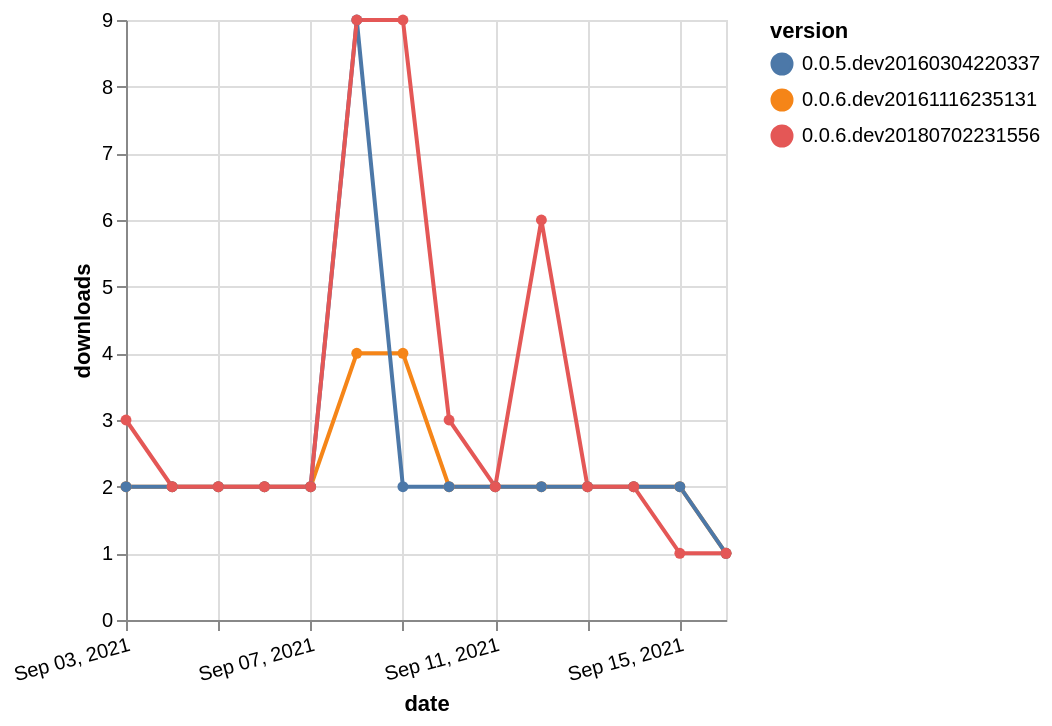

The specification (Vega-Lite) saved for this image:
### Vega-Lite specification from a JSON file in a GitHub repository (floating-point values rounded to 4 significant figures)
{"$schema": "https://vega.github.io/schema/vega-lite/v5.json", "description": "A simple bar chart with embedded data.", "data": {"values": [{"date": "2021-09-03", "total": 2754, "delta": 2, "version": "0.0.6.dev20161116235131"}, {"date": "2021-09-04", "total": 2756, "delta": 2, "version": "0.0.6.dev20161116235131"}, {"date": "2021-09-05", "total": 2758, "delta": 2, "version": "0.0.6.dev20161116235131"}, {"date": "2021-09-06", "total": 2760, "delta": 2, "version": "0.0.6.dev20161116235131"}, {"date": "2021-09-07", "total": 2762, "delta": 2, "version": "0.0.6.dev20161116235131"}, {"date": "2021-09-08", "total": 2766, "delta": 4, "version": "0.0.6.dev20161116235131"}, {"date": "2021-09-09", "total": 2770, "delta": 4, "version": "0.0.6.dev20161116235131"}, {"date": "2021-09-10", "total": 2772, "delta": 2, "version": "0.0.6.dev20161116235131"}, {"date": "2021-09-11", "total": 2774, "delta": 2, "version": "0.0.6.dev20161116235131"}, {"date": "2021-09-12", "total": 2776, "delta": 2, "version": "0.0.6.dev20161116235131"}, {"date": "2021-09-13", "total": 2778, "delta": 2, "version": "0.0.6.dev20161116235131"}, {"date": "2021-09-14", "total": 2780, "delta": 2, "version": "0.0.6.dev20161116235131"}, {"date": "2021-09-15", "total": 2782, "delta": 2, "version": "0.0.6.dev20161116235131"}, {"date": "2021-09-16", "total": 2783, "delta": 1, "version": "0.0.6.dev20161116235131"}, {"date": "2021-09-03", "total": 4295, "delta": 2, "version": "0.0.5.dev20160304220337"}, {"date": "2021-09-04", "total": 4297, "delta": 2, "version": "0.0.5.dev20160304220337"}, {"date": "2021-09-05", "total": 4299, "delta": 2, "version": "0.0.5.dev20160304220337"}, {"date": "2021-09-06", "total": 4301, "delta": 2, "version": "0.0.5.dev20160304220337"}, {"date": "2021-09-07", "total": 4303, "delta": 2, "version": "0.0.5.dev20160304220337"}, {"date": "2021-09-08", "total": 4312, "delta": 9, "version": "0.0.5.dev20160304220337"}, {"date": "2021-09-09", "total": 4314, "delta": 2, "version": "0.0.5.dev20160304220337"}, {"date": "2021-09-10", "total": 4316, "delta": 2, "version": "0.0.5.dev20160304220337"}, {"date": "2021-09-11", "total": 4318, "delta": 2, "version": "0.0.5.dev20160304220337"}, {"date": "2021-09-12", "total": 4320, "delta": 2, "version": "0.0.5.dev20160304220337"}, {"date": "2021-09-13", "total": 4322, "delta": 2, "version": "0.0.5.dev20160304220337"}, {"date": "2021-09-14", "total": 4324, "delta": 2, "version": "0.0.5.dev20160304220337"}, {"date": "2021-09-15", "total": 4326, "delta": 2, "version": "0.0.5.dev20160304220337"}, {"date": "2021-09-16", "total": 4327, "delta": 1, "version": "0.0.5.dev20160304220337"}, {"date": "2021-09-03", "total": 2362, "delta": 3, "version": "0.0.6.dev20180702231556"}, {"date": "2021-09-04", "total": 2364, "delta": 2, "version": "0.0.6.dev20180702231556"}, {"date": "2021-09-05", "total": 2366, "delta": 2, "version": "0.0.6.dev20180702231556"}, {"date": "2021-09-06", "total": 2368, "delta": 2, "version": "0.0.6.dev20180702231556"}, {"date": "2021-09-07", "total": 2370, "delta": 2, "version": "0.0.6.dev20180702231556"}, {"date": "2021-09-08", "total": 2379, "delta": 9, "version": "0.0.6.dev20180702231556"}, {"date": "2021-09-09", "total": 2388, "delta": 9, "version": "0.0.6.dev20180702231556"}, {"date": "2021-09-10", "total": 2391, "delta": 3, "version": "0.0.6.dev20180702231556"}, {"date": "2021-09-11", "total": 2393, "delta": 2, "version": "0.0.6.dev20180702231556"}, {"date": "2021-09-12", "total": 2399, "delta": 6, "version": "0.0.6.dev20180702231556"}, {"date": "2021-09-13", "total": 2401, "delta": 2, "version": "0.0.6.dev20180702231556"}, {"date": "2021-09-14", "total": 2403, "delta": 2, "version": "0.0.6.dev20180702231556"}, {"date": "2021-09-15", "total": 2404, "delta": 1, "version": "0.0.6.dev20180702231556"}, {"date": "2021-09-16", "total": 2405, "delta": 1, "version": "0.0.6.dev20180702231556"}]}, "width": "container", "mark": {"type": "line", "point": {"filled": true}}, "encoding": {"x": {"field": "date", "type": "temporal", "timeUnit": "yearmonthdate", "title": "date", "axis": {"labelAngle": -15}}, "y": {"field": "delta", "type": "quantitative", "title": "downloads"}, "color": {"field": "version", "type": "nominal"}, "tooltip": {"field": "delta"}}}
